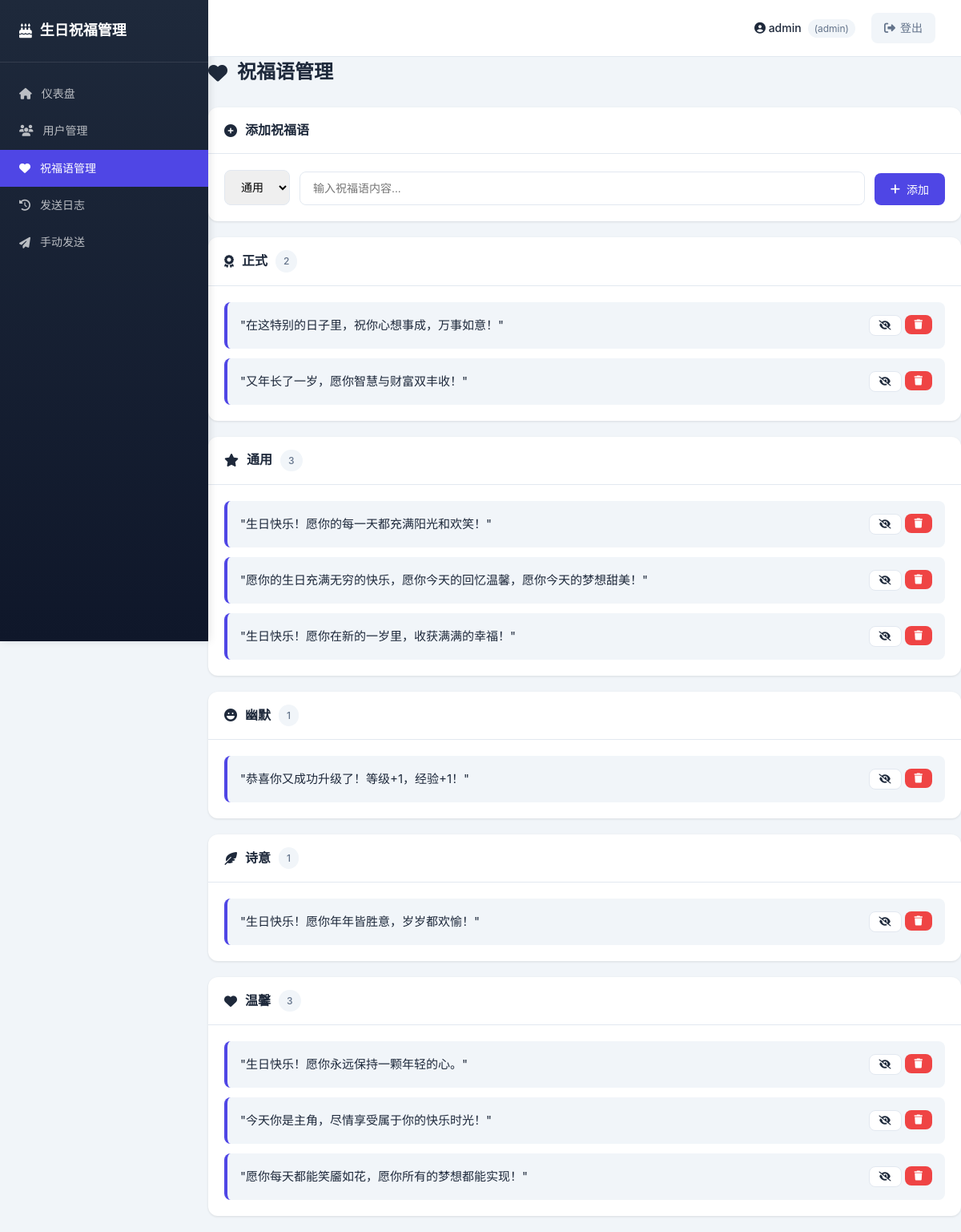
The app's page /wishes (signed in), older data.
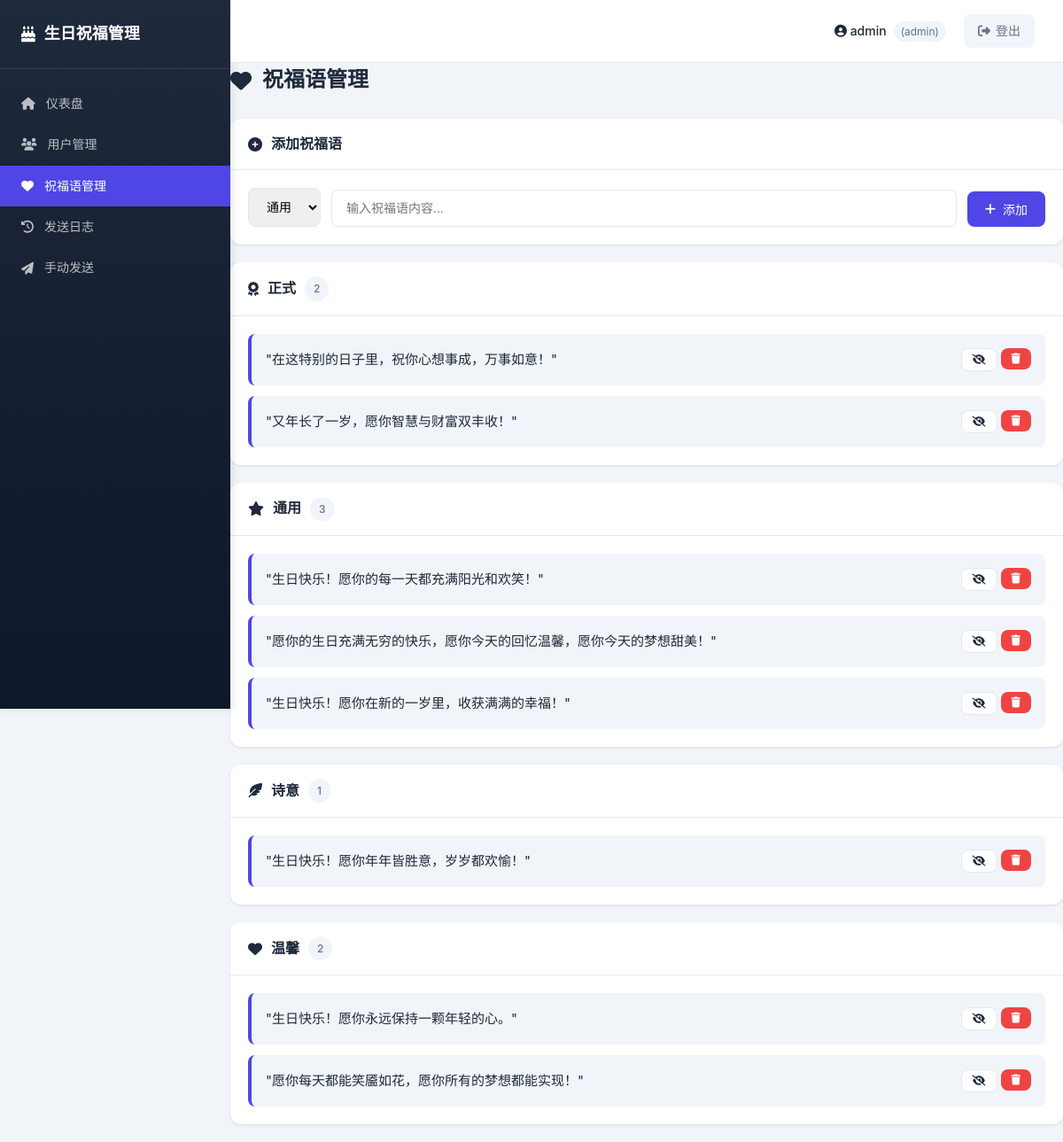
The same page, newer data.
### tables this page shows
CREATE TABLE wishes (
                id INTEGER PRIMARY KEY AUTOINCREMENT,
                content TEXT NOT NULL,
                category TEXT DEFAULT 'general',
                is_active INTEGER DEFAULT 1,
                created_at TIMESTAMP DEFAULT CURRENT_TIMESTAMP
            );

### app.py (the view)
@app.route('/wishes')
@login_required
def wishes_list():
    db = get_db()
    try:
        wishes = db.get_all_wishes()
        categories = {}
        for wish in wishes:
            category = wish.get('category', 'general')
            if category not in categories:
                categories[category] = []
            categories[category].append(wish)
        category_names = {
            'general': '通用',
            'formal': '正式',
            'warm': '温馨',
            'humor': '幽默',
            'poetic': '诗意'
        }
        return render_template('wishes.html', wishes=wishes, categories=categories, category_names=category_names)
    finally:
        db.close()

### app.py (called while the page is built)
def get_db():
    return DBManager()

### auth.py (called while the page is built)
def login_required(f):
    @wraps(f)
    def decorated_function(*args, **kwargs):
        if not AuthManager.is_logged_in():
            return redirect(url_for('login', next=request.url))
        return f(*args, **kwargs)
    return decorated_function

    @staticmethod
    def is_logged_in():
        return 'user_id' in session

### db_manager.py (called while the page is built)
    def _init_sqlite(self):
        db_path = Config.DB_SQLITE_PATH
        if not os.path.isabs(db_path):
            db_path = os.path.abspath(os.path.join(
                os.path.dirname(__file__),
                db_path
            ))
        self.conn = sqlite3.connect(
            db_path,
            check_same_thread=False
        )
        self.conn.row_factory = sqlite3.Row

    def get_all_wishes(self):
        sql = "SELECT * FROM wishes ORDER BY category, id"
        return self._execute(sql, fetch=True)

    def close(self):
        if self.conn:
            self.conn.close()

### logger.py (called while the page is built)
    @classmethod
    def get(cls, name):
        if not cls._initialized:
            cls.init()
        if name not in cls._instances:
            cls._instances[name] = logging.getLogger(name)
        return cls._instances[name]

### templates/wishes.html (shortened to what this page needs)
{% extends "base.html" %}
{% block content %}
<div class="page-header">
    <h1><i class="fas fa-heart"></i> 祝福语管理</h1>
</div>
<div class="card">
    <div class="card-header">
        <h2><i class="fas fa-plus-circle"></i> 添加祝福语</h2>
    </div>
    <div class="card-body">
        <form method="post" action="{{ url_for('wishes_add') }}" class="form-inline">
            <div class="form-group">
                <select name="category" class="form-control">
                    <option value="general">通用</option>
                </select>
            </div>
            <div class="form-group" style="flex: 1;">
                <input type="text" name="content" class="form-control" placeholder="输入祝福语内容..." required>
            </div>
            <button type="submit" class="btn btn-primary">
                <i class="fas fa-plus"></i> 添加
            </button>
        </form>
    </div>
</div>
{% for category, wishes in categories.items() %}
<div class="card">
    <div class="card-header">
        <h2>
            <i class="fas fa-{% if category == 'general' %}star{% elif category == 'formal' %}award{% elif category == 'warm' %}heart{% elif category == 'humor' %}laugh{% else %}feather-alt{% endif %}"></i>
            {{ category_names.get(category, category) }}
            <span class="badge">{{ wishes|length }}</span>
        </h2>
    </div>
    <div class="card-body">
        <div class="wish-list">
            {% for wish in wishes %}
            <div class="wish-item {% if not wish.get('is_active', 1) %}wish-inactive{% endif %}">
                <div class="wish-content">"{{ wish.content }}"</div>
                <div class="wish-actions">
                    <form method="post" action="{{ url_for('wishes_toggle', wish_id=wish.id) }}" class="inline-form">
                        <button type="submit" class="btn btn-sm" title="{% if wish.get('is_active', 1) %}禁用{% else %}启用{% endif %}">
                            <i class="fas fa-{% if wish.get('is_active', 1) %}eye-slash{% else %}eye{% endif %}"></i>
                        </button>
                    </form>
                    <form method="post" action="{{ url_for('wishes_delete', wish_id=wish.id) }}" class="inline-form" onsubmit="return confirm('确定要删除这条祝福语吗？')">
                        <button type="submit" class="btn btn-sm btn-danger" title="删除">
                            <i class="fas fa-trash"></i>
                        </button>
                    </form>
                </div>
            </div>
            {% endfor %}
        </div>
    </div>
</div>
{% endfor %}
{% endblock %}

Row changes from the older to the newer data that the page shows:
removed wishes: get "幽默", wishes "1", content "恭喜你又成功升级了！等级+1，经验+1！"
removed wishes: content "今天你是主角，尽情享受属于你的快乐时光！", shown under "温馨"
computed for wishes "温馨": wishes "3" → "2"
